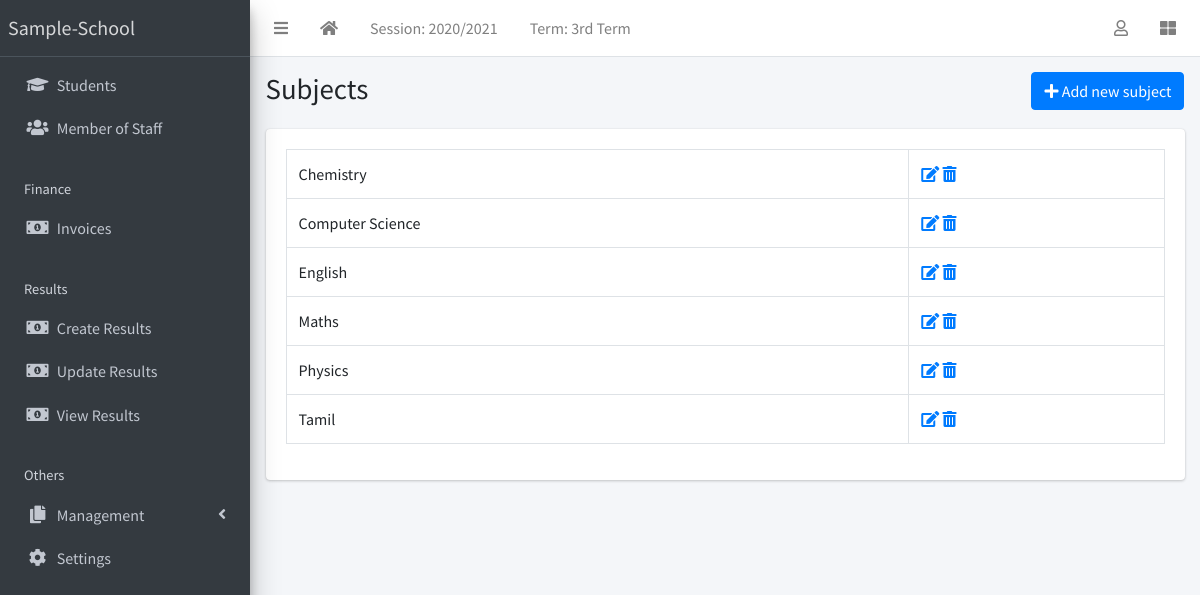
The app's page /subject/list/ (signed in) with its own data.
### apps/corecode/models.py (models this page shows, shortened)
class AcademicSession(models.Model):
    name = models.CharField(max_length=200, unique=True)
    current = models.BooleanField(default=True)
    class Meta:
        ordering = ["-name"]

class AcademicTerm(models.Model):
    name = models.CharField(max_length=20, unique=True)
    current = models.BooleanField(default=True)
    class Meta:
        ordering = ["name"]

class Subject(models.Model):
    name = models.CharField(max_length=200, unique=True)
    class Meta:
        ordering = ["name"]
    def __str__(self):
        return self.name

### apps/corecode/views.py (the view)
# urls.py: path("subject/list/", SubjectListView.as_view(), name="subjects"),
class SubjectListView(LoginRequiredMixin, SuccessMessageMixin, ListView):
    model = Subject
    template_name = "corecode/subject_list.html"
    def get_context_data(self, **kwargs):
        context = super().get_context_data(**kwargs)
        context["form"] = SubjectForm()
        return context

### apps/corecode/context_processors.py (called while the page is built)
def site_defaults(request):
    current_session = AcademicSession.objects.get(current=True)
    current_term = AcademicTerm.objects.get(current=True)
    vals = SiteConfig.objects.all()
    contexts = {
        "current_session": current_session.name,
        "current_term": current_term.name,
    }
    for val in vals:
        contexts[val.key] = val.value
    return contexts

### apps/corecode/templates/corecode/subject_list.html (shortened to what this page needs)
{% extends 'base.html' %}
{% load widget_tweaks %}
{% block title %}
Subjects
{% endblock title %}
{% block breadcrumb %}
  <a class="btn btn-primary" href="#" data-toggle="modal" data-target="#modal1">
    <i class="fa fa-plus"></i>
    Add new subject
  </a>
{% endblock breadcrumb %}
{% block content %}
  <div class="row">
    <div class="col-sm-12">
        <table class="table table-bordered">
          <tbody>
            {% for object in object_list %}
            <tr>
              <td>{{ object }}</td>
              <td><a href="{% url 'subject-update' object.id %}"><i
                    class="fa fa-edit"></i></a> <a
                  href="{% url 'subject-delete' object.id %}"><i
                    class="fa fa-trash-alt"></i></a></td>
            </tr>
            {% endfor %}
          </tbody>
        </table>
    </div>
  </div>
{% endblock content %}

### templates/base.html (shortened to what this page needs)
{% load static %}
<!DOCTYPE html>
<html lang="en">
<head>
  <link rel="stylesheet" href="{% static 'plugins/fontawesome-free/css/all.min.css' %}">
  <link rel="stylesheet" href="{% static 'plugins/toastr/toastr.min.css' %}">
  <link rel="stylesheet"
    href="{% static 'plugins/overlayScrollbars/css/OverlayScrollbars.min.css' %}">
  <link rel="stylesheet" href="{% static 'plugins/Datatables/datatables.min.css' %}" />
  <link rel="stylesheet" href="{% static 'dist/css/adminlte.min.css' %}">
</head>
<body
  class="hold-transition sidebar-mini layout-fixed layout-navbar-fixed layout-footer-fixed">
  <div class="wrapper">
    <nav class="main-header navbar navbar-expand navbar-white navbar-light">
      <ul class="navbar-nav">
        <li class="nav-item">
          <a class="nav-link" data-widget="pushmenu" href="#" role="button"><i
              class="fas fa-bars"></i></a>
        </li>
        <li class="nav-item d-none d-sm-inline-block">
          <a href="{% url 'home' %} " class="nav-link"><i class="fa fa-home"></i></a>
        </li>
        <li class="nav-item d-none d-sm-inline-block">
          <a href="{% url 'current-session' %}" class="nav-link">Session: {{ current_session }}</a>
        </li>
        <li class="nav-item d-none d-sm-inline-block">
          <a href="{% url 'current-session' %}" class="nav-link">Term: {{ current_term }}</a>
        </li>
      </ul>
      <ul class="navbar-nav ml-auto">
        <li class="nav-item dropdown">
          <a class="nav-link" data-toggle="dropdown" href="#">
            <i class="far fa-user"></i>
          </a>
        </li>
        <li class="nav-item">
          <a class="nav-link" data-widget="control-sidebar" data-slide="true"
            href="#" role="button"><i class="fas fa-th-large"></i></a>
        </li>
      </ul>
    </nav>
    <aside class="main-sidebar sidebar-dark-primary elevation-4">
      <a href="{% url 'home' %}" class="brand-link">{{ School_name | default:"Sample-School" }}</a>
      <div class="sidebar">
        <nav class="mt-2">
          <ul class="nav nav-pills nav-sidebar flex-column"
            data-widget="treeview" role="menu" data-accordion="false">
            <li class="nav-item">
              <a href="{% url 'student-list' %}" class="nav-link">
                <i class="nav-icon fas fa-graduation-cap"></i>
                <p>
                  Students
                </p>
              </a>
            </li>
            <li class="nav-item">
              <a href="{% url 'staff-list' %}" class="nav-link">
                <i class="nav-icon fas fa-users"></i>
                <p>
                  Member of Staff
                </p>
              </a>
            </li>
            <li class="nav-header">Finance</li>
            <li class="nav-item">
              <a href="{% url 'invoice-list' %}" class="nav-link">
                <i class="nav-icon fas fa-money-bill-alt"></i>
                <p>
                  Invoices
                </p>
              </a>
            </li>
            <li class="nav-header">Results</li>
            <li class="nav-item">
              <a href="{% url 'create-result' %}" class="nav-link">
                <i class="nav-icon fas fa-money-bill-alt"></i>
                <p>
                  Create Results
                </p>
              </a>
            </li>
            <li class="nav-item">
              <a href="{% url 'edit-results' %}" class="nav-link">
                <i class="nav-icon fas fa-money-bill-alt"></i>
                <p>
                  Update Results
                </p>
              </a>
            </li>
            <li class="nav-item">
              <a href="{% url 'view-results' %}" class="nav-link">
                <i class="nav-icon fas fa-money-bill-alt"></i>
                <p>
                  View Results
                </p>
              </a>
            </li>
            <li class="nav-header">Others</li>
            <li class="nav-item has-treeview">
              <a href="#" class="nav-link">
                <i class="nav-icon fas fa-copy"></i>
                <p>
                  Management
                  <i class="fas fa-angle-left right"></i>
                </p>
              </a>
            </li>
            <li class="nav-item">
              <a href="{% url 'configs' %}" class="nav-link">
                <i class="nav-icon fas fa-cog"></i>
                <p>
                  Settings
                </p>
              </a>
            </li>
          </ul>
        </nav>
      </div>
    </aside>
    <div class="content-wrapper">
      <section class="content-header">
        <div class="container-fluid">
          <div class="row mb-1">
            <div class="col-sm-8">
              <h1>{% block title %}{% endblock title %}</h1>
            </div>
            <div class="col-sm-4">
              <ol class="breadcrumb float-sm-right">
                <li class="breadcrumb-item">{% block breadcrumb %}{% endblock breadcrumb %}</li>
              </ol>
            </div>
          </div>
        </div>
      </section>
      <section class="content">
        <div class="container-fluid">
          <div class="row">
            <div class="col-md-12">
              {% block fullcard %}
              <div class="card">
                <div class="card-body">
                  <div class="row">
                    <div class="col">
                      {% block content %}
                      {% endblock content %}
                    </div>
                  </div>
                </div>
              </div>
              {% endblock fullcard %}
            </div>
          </div>
        </div>
      </section>
    </div>
  </div>
</body>
</html>

### records on screen
AcademicSession: name "2020/2021"
AcademicTerm: name "3rd Term"
Subject: name "Chemistry"
Subject: name "Computer Science"
Subject: name "English"
Subject: name "Maths"
Subject: name "Physics"
Subject: name "Tamil"

### other values on screen
{{ School_name | default:"Sample-School" }} "Sample-School"
